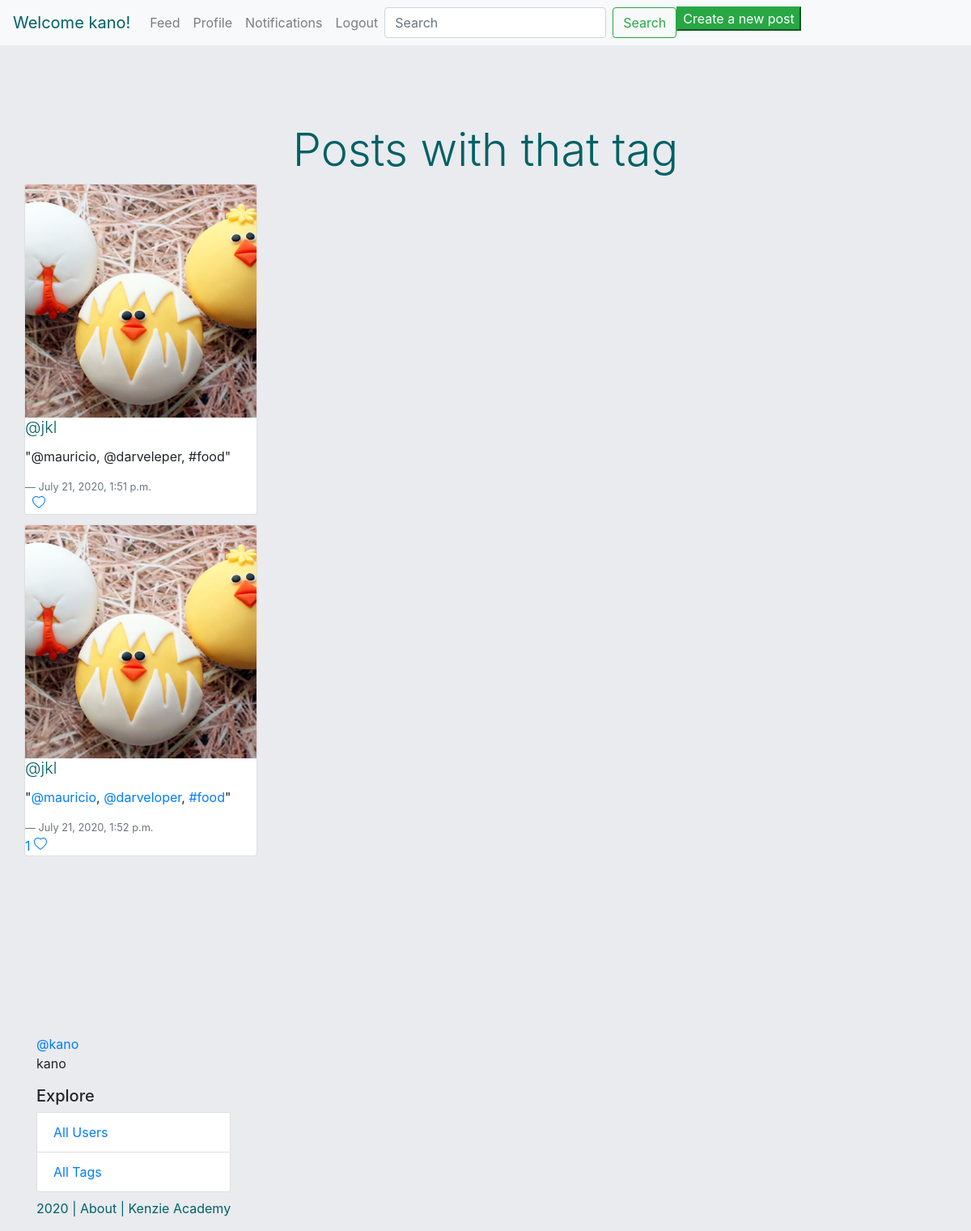
Page /tag/food/ (signed in) on the committed database.
### authentication/models.py (models this page shows, shortened)
class Author(AbstractBaseUser):
    name = models.CharField(max_length=50)
    username = models.CharField(max_length=50, unique=True)
    slug = models.SlugField(null=False, unique=True)
    email = models.EmailField(max_length=100, unique=True)
    active = models.BooleanField(default=True)
    staff = models.BooleanField(default=False)
    admin = models.BooleanField(default=False)
    following = models.ManyToManyField(
        'self',
        related_name="following"
    )
    USERNAME_FIELD = 'username'
    REQUIRED_FIELDS = ['email', 'name']
    @property
    def is_active(self):
        return self.active
    objects = AuthorManager()

### insta_backend/models.py (models this page shows, shortened)
class Post(models.Model):
    author = models.ForeignKey(
        'authentication.Author',
        on_delete=models.CASCADE
    )
    image = models.ImageField(upload_to='post_uploads/')
    caption = models.TextField(max_length=500)
    created_timestamp = models.DateTimeField(auto_now_add=True)
    updated_timestamp = models.DateTimeField(auto_now=True)
    likes = models.ManyToManyField(
        'authentication.Author',
        blank=True,
        related_name="authors_who_like_this"
        )
    comments = models.ManyToManyField(
        'authentication.Author',
        blank=True,
        related_name="authors_who_commented_this"
        )

### tags/views.py (the view)
# urls.py: path("tag/<str:slug>/", tag_list, name="tag_list"),
def tag_list(request, slug):
    html = "tag_list.html"
    tag = Tag.objects.get(slug=slug)
    posts = tag.post.all()
    return render(request, html, {'posts': posts})

### authentication/templates/tag_list.html (shortened to what this page needs)
{% extends 'base.html' %}
{% block content %}
<div class="col d-flex mt-5 align-left" > &nbsp; </div>
    <div class="feed" style="margin-bottom: 10rem;">
    <h1 class='display-4 mt-4 text-center' style="color: #016064;">Posts with that tag</h1>
    {% if posts %}
        <div class="card-columns">
        {% for post in posts %}
            <a href={% url 'post_detail' id=post.id %}>
            <div class="card" style="width: 18rem;">
            {% load static %}
                <img class="card-img-top" style="object-fit: cover; height: 18rem;" src="{{ post.image.url }}"/>
                <h5 class="lead card-title"><a style="color: #016064" href={% url 'profile' slug=post.author.slug %}>@{{ post.author.username }}</a></h5>
                <p class="card-text">"{{ post.caption|safe}}"</p>
                <footer class="blockquote-footer">{{ post.created_timestamp }}</footer>
                <a href="{% url 'post-like' pk=post.pk %}" class="card-link">
                    {% if post.likes.count > 0%}
                    {{post.likes.count}}
                    {% else %}
                    &nbsp;
                    {% endif %}
                </a>
                <br>
            </div>
        {% endfor %}
        {% else %}
        <div class="card" style="width: 18rem;">
            <h5 class="card-title"> :( </h5>
            <p> There are no posts with that tag </p>
        </div>
    {% endif %}
    </div>
</div>
{% endblock%}

### authentication/templates/base.html (shortened to what this page needs)
{% load static %}
<html>
    <head>
        <link rel="stylesheet" href="https://maxcdn.bootstrapcdn.com/bootstrap/4.0.0/css/bootstrap.min.css">
    </head>
    <body style='background-color: #e9ebee'>
    <nav class="navbar navbar-expand-lg navbar-light bg-light">
    {% if request.user.is_authenticated %}
        <a class="navbar-brand" style='color: #016064;' href="{% url 'home' %}">Welcome {{request.user.username}}!</a>
    {% else %}
        <a class="navbar-brand" style='color: #016064;' href="/">Welcome to Fakestagram!</a>
    {% endif %}
        <div class="collapse navbar-collapse" id="navbarNavAltMarkup">
            <div class="navbar-nav ">
                <a class="nav-item nav-link" href="{% url 'home' %}">Feed</a>
                {% if request.user.is_authenticated %}
                <a class="nav-item nav-link" href="{% url 'profile' slug=request.user.slug%}">Profile</a>
                <a class="nav-item nav-link" href="/notifications/">Notifications</a>
                <a class="nav-item nav-link" href="/logout/">Logout</a>
                {% else %}
                <a class="nav-item nav-link" href="{% url 'login' %}">Login</a>
                {% endif %}
                <form class="form-inline my-2 my-lg-0" action='/search/' method='get'>
                    <input class="form-control mr-sm-2" type="text" placeholder="Search" aria-label="Search" name="q">
                    <button class="btn btn-outline-success my-2 my-sm-0" type="submit">Search</button>
                </form>
                <a href="/post/add/"><button class="btn-success">Create a new post</button></a>
            </div>
        </div>
    </nav>
        <div class="container">
            <div class="row">
                    {% block content %}
                    {% endblock %}
                <div class="col d-flex mt-5 align-left">
                    <div>
                    {% if request.user.is_authenticated %}
                        <div>
                            <a href="{% url 'profile' slug=request.user.slug%}">@{{request.user.slug}}</a>
                            <p>{{request.user.name}}</p>
                        </div>
                    {% endif %}
                    <ul class="list-group">
                        <h5>
                        Explore
                        </h5>
                        <li class="list-group-item list-group-item-action">
                            <a href="{% url 'all_users'%}">All Users</a>
                        </li>
                        <li class="list-group-item list-group-item-action">
                            <a href="{% url 'all_tags'%}">All Tags</a>
                        </li>
                    </ul>
                    <p class='mt-2' style='color: #016064;'>2020 | <a style="text-decoration: none; color: inherit;" href="https://github.com/darveloper/insta-clone-backend">About</a> | <a style="text-decoration: none; color: inherit;" href="https://kenzie.academy">Kenzie Academy</a></p>
                    </div>
                </div>
            </div>
        </div>
    </body>
</html>

### rows in the picture
Author: user.username "kano", user.slug "kano", user.name "kano"
Post: image (picture), author.username "jkl", caption "@mauricio, @darveleper, #food", created_timestamp "July 21, 2020, 1:51 p.m."
Post: image (picture), author.username "jkl", caption "@mauricio , @darveloper , #food", created_timestamp "July 21, 2020, 1:52 p.m.", likes.count "1"
